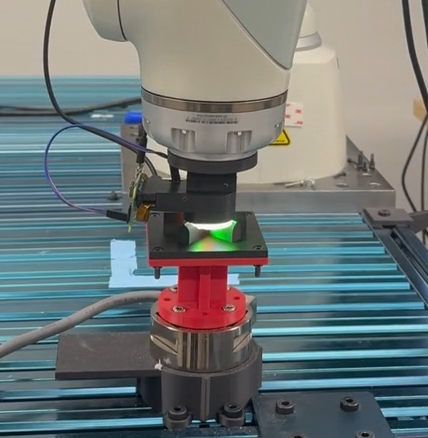
#> input picture paper_RoboSoft/figures_archive/intro_figure/motivation_assets/real_contact_crop.png, 428 x 438 px, found by its file name; its folder holds 8 pictures in this run
$ python make_motivation_figure.py
#> lines starting #> are read from the running program, lines starting #| are printed output that depends on the picture
from __future__ import annotations
from pathlib import Path
import json, subprocess, math, shutil
from PIL import Image

ROOT=Path(__file__).resolve().parents[2]
F=ROOT/'figures/intro_figure'
ASSET=F/'motivation_assets'
W,H=520,615
C=dict(ink='242831',muted='626B76',line='BDC3CC',a='9B6254',afill='FCF8F6',aline='D8BEB5',b='3F6C91',bfill='F4F8FC',bline='C1D4E2',purple='7852BF',pfill='F6F2FC',pline='C6B1E6',orange='DF5C12',ofill='FFF1E7',oline='ECB48D',white='FFFFFF')
elems=[]
def rect(name,x,y,w,h,fill='white',stroke='line',lw=.8,r=3):
 elems.append(dict(type='rect',name=name,x=x,y=y,w=w,h=h,fill=C.get(fill,fill),stroke=C.get(stroke,stroke) if stroke else None,lw=lw,r=r))
def text(name,x,y,w,h,s,size=14,color='ink',bold=False,align='left',math=False,italic=False):
 elems.append(dict(type='text',name=name,x=x,y=y,w=w,h=h,text=s,size=size,color=C.get(color,color),bold=bold,align=align,math=math,italic=italic))
def pic(name,x,y,w,h,filename):
#> called with name = 'real acquisition photograph', x = 24, y = 37, w = 66, h = 66, filename = 'real_contact_crop.png'
 im=Image.open(ASSET/filename)
#> im is the input picture: PIL image 428x438 RGBA; mean R, G, B, A 110.6, 119.5, 119.6, 255
 scale=min(w/im.width,h/im.height); dw,dh=im.width*scale,im.height*scale
#> after `scale = min(w / im.width, h / im.height)`: scale = 0.151
#> after `dw, dh = (im.width * scale, im.height * scale)`: dw = 64.49; dh = 66
 elems.append(dict(type='image',name=name,x=x+(w-dw)/2,y=y+(h-dh)/2,w=dw,h=dh,file=filename))
def wire(name,pts,color='muted',lw=.9,dash=False,arrow=True):
 elems.append(dict(type='wire',name=name,pts=pts,color=C.get(color,color),lw=lw,dash=dash,arrow=arrow))
# Backgrounds are intentionally flat; no drop shadows.
rect('a registration route',0,0,W,126,'afill','aline',.75,4)
rect('b appearance-rendering route',0,136,W,126,'bfill','bline',.75,4)
rect('c AlignTac route',0,276,W,339,'pfill','pline',.9,4)
# (a) Per-contact registration.
text('a title',14,9,280,22,'(a) Register real contacts',17,'a',True)
text('a bottleneck',298,10,207,21,'One registered pose per label',13.6,'a',False,'right')
pic('real acquisition photograph',24,37,66,66,'real_contact_crop.png')
wire('registration produces a labeled pair',[(101,70),(163,70)],'a')
text('registered state on acquisition arrow',111,46,40,18,r'$q^\ast$',14,'a',align='center',math=True)
pic('a same-contact real image',187,36,68,68,'real.png')
#> call 2 of pic, with name = 'a same-contact real image', x = 187, y = 36, w = 68, h = 68, filename = 'real.png'
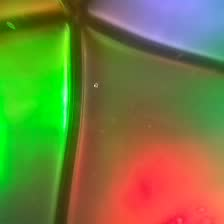
#> input picture paper_RoboSoft/figures_archive/intro_figure/motivation_assets/real.png, 224 x 224 px, found by its file name
#> in pic, im is the input picture: PIL image 224x224 RGB; mean R, G, B 116.4, 124.3, 61.4
pic('a registered geometric depth',395,36,68,68,'gt.png')
#> call 3 of pic, with name = 'a registered geometric depth', x = 395, y = 36, w = 68, h = 68, filename = 'gt.png'
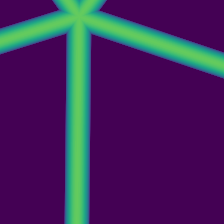
#> input picture paper_RoboSoft/figures_archive/intro_figure/motivation_assets/gt.png, 224 x 224 px, found by its file name
#> in pic, im is the input picture: PIL image 224x224 RGB; mean R, G, B 66.8, 37.6, 91.8
text('pair plus',296,55,30,26,'+',21,'muted',align='center')
text('a photo caption',5,108,111,16,'Registered press',13,align='center')
text('a image caption',174,108,96,16,'Real image',13,align='center')
text('a geometry caption',359,108,141,16,'Registered depth',13,align='center')
# (b) Geometry is available; appearance must be fitted.
text('b title',14,145,245,22,'(b) Simulate contacts',17,'b',True)
text('b bottleneck',259,147,246,20,'Renderer fitting + appearance gap',13.4,'b',False,'right')
pic('simulated sensor-contact scene',24,173,66,66,'sim_contact.png')
#> call 4 of pic, with name = 'simulated sensor-contact scene', x = 24, y = 173, w = 66, h = 66, filename = 'sim_contact.png'
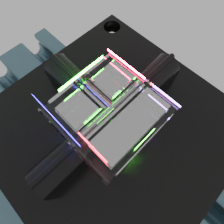
#> input picture paper_RoboSoft/figures_archive/intro_figure/motivation_assets/sim_contact.png, 224 x 224 px, found by its file name
#> in pic, im is the input picture: PIL image 224x224 RGB; mean R, G, B 94.6, 95.6, 95.7
#> (the run stopped early here; a loop or call above may not have finished)
